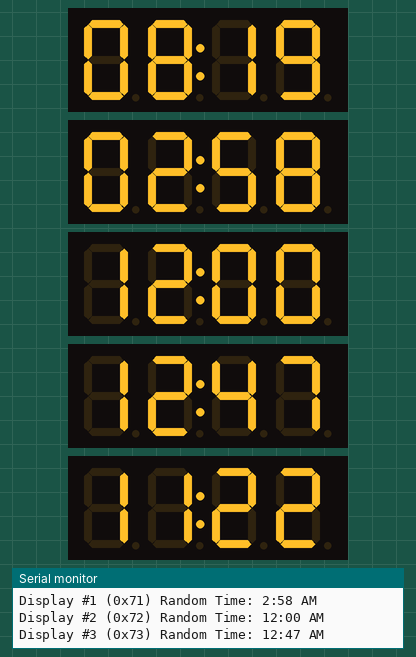
Simulated run of this sketch. Board: Arduino Uno, built with avr-gcc and run on an emulated ATmega328P. On the bench: 5 × 4-digit seven-segment display, the last lines printed to the serial monitor. Random numbers use the default seed unless the sketch sets one.

Above: at 0.2 s.
At 3.4 s:
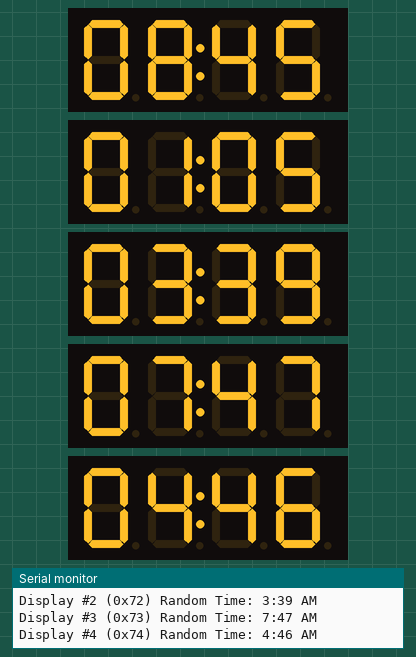
At 9.7 s:
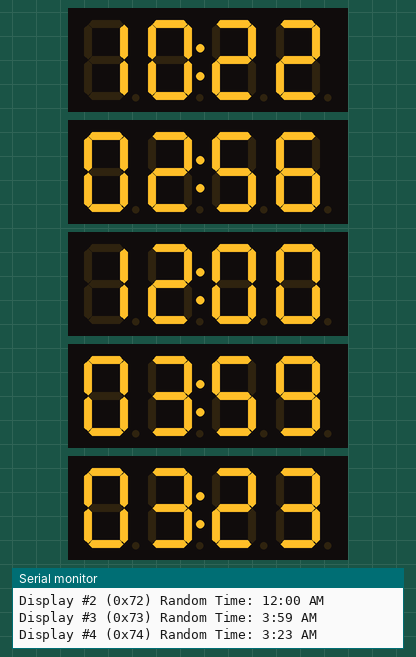
At 19.1 s:
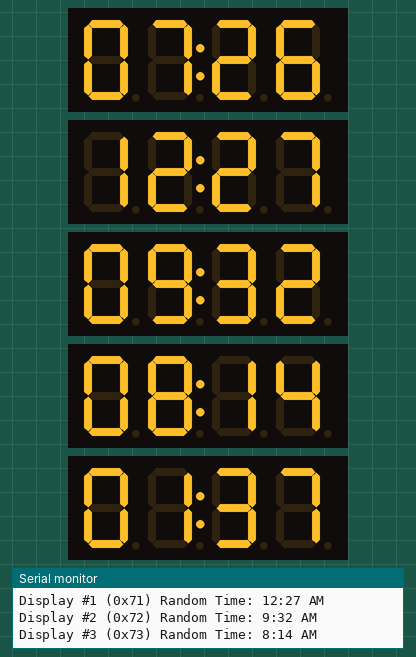
At 28.5 s:
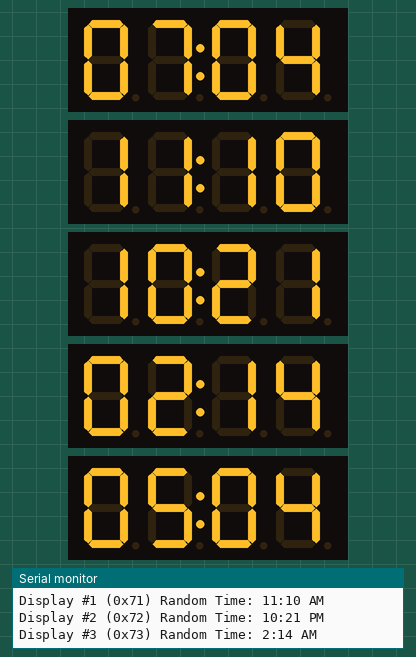
At 37.9 s:
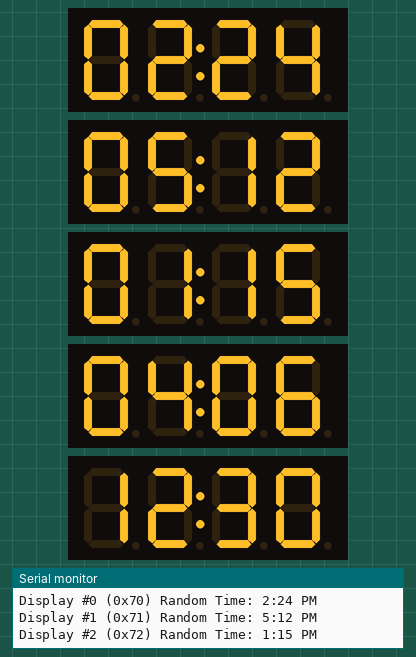

Measured:
- what the display in image 0 shows lasts 3.0 s, from 0.2 s to 3.2 s

The sketch:

ClockLEDBackpack.ino
```cpp
#include <Wire.h>
#include <Adafruit_GFX.h>
#include "Adafruit_LEDBackpack.h"

// Define the maximum number of displays we want to support
#define MAX_DISPLAYS 5

// Array of display objects
Adafruit_7segment displays[MAX_DISPLAYS];

// Number of active displays (currently 2, but can be expanded up to MAX_DISPLAYS)
int numDisplays = 5;

// Array of I2C addresses for each display
const uint8_t displayAddresses[MAX_DISPLAYS] = {0x70, 0x71, 0x72, 0x73, 0x74};

void setup() {
  // Initialize all active displays
  for (int i = 0; i < numDisplays; i++) {
    displays[i].begin(displayAddresses[i]);
    displays[i].setBrightness(20);
  }

  // Initialize random seed using an unconnected analog pin
  randomSeed(analogRead(0));

  Serial.begin(9600);
  Serial.println("Random Time Display initialized!");
  Serial.print("Number of active displays: ");
  Serial.println(numDisplays);
}

void loop() {
  // Generate random times for each display
  for (int i = 0; i < numDisplays; i++) {
    // Generate random hours (0-23)
    int hours = random(24);

    // Generate random minutes (0-59)
    int minutes = random(60);

    // Format and display the time on the specific display
    displayTime(i, hours, minutes);
  }

  // Wait 3 seconds before showing new random times
  delay(3000);
}

void displayTime(int displayIndex, int hours, int minutes) {
  // Make sure the display index is valid
  if (displayIndex < 0 || displayIndex >= numDisplays) {
    return;
  }

  // Clear the display
  displays[displayIndex].clear();

  // Convert 24-hour format to 12-hour if needed (optional)
  int displayHours = hours;
  bool isPM = false;

  if (hours > 12) {
    displayHours = hours - 12;
    isPM = true;
  } else if (hours == 0) {
    displayHours = 12;
  } else if (hours == 12) {
    isPM = true;
  }

  // Position for hours: 0 and 1
  displays[displayIndex].writeDigitNum(0, displayHours / 10, false);  // First digit of hour (might be blank for 1-9)
  displays[displayIndex].writeDigitNum(1, displayHours % 10, false);

  // Position for minutes: 3 and 4
  displays[displayIndex].writeDigitNum(3, minutes / 10, false);
  displays[displayIndex].writeDigitNum(4, minutes % 10, false);

  // Turn on colon between hours and minutes
  displays[displayIndex].drawColon(true);

  // Update the display
  displays[displayIndex].writeDisplay();

  // Print to serial monitor for debugging
  Serial.print("Display #");
  Serial.print(displayIndex);
  Serial.print(" (0x");
  Serial.print(displayAddresses[displayIndex], HEX);
  Serial.print(") Random Time: ");
  Serial.print(displayHours);
  Serial.print(":");
  if (minutes < 10) Serial.print("0");
  Serial.print(minutes);
  Serial.println(isPM ? " PM" : " AM");
}
```
